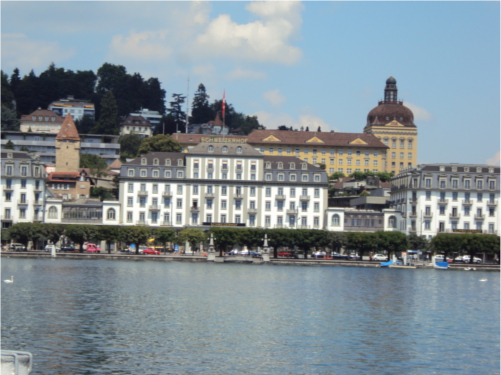
#> input picture lab2/slika1.JPG, 501 x 375 px
$ python zadatak.py
#> lines starting #> are read from the running program, lines starting #| are printed output that depends on the picture
import numpy as np
import cv2 as cv

MIN_MATCH_COUNT = 10

slika1 = cv.imread('slika1.JPG', 1)
#> slika1 is the input picture: shape (375, 501, 3); mean B, G, R 149.6, 143, 130.7
slika2 = cv.imread('slika2.JPG', 1)
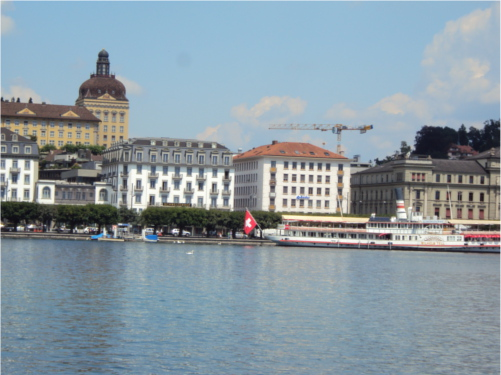
#> input picture lab2/slika2.JPG, 501 x 375 px
#> slika2 is the input picture: shape (375, 501, 3); mean B, G, R 162.2, 152.9, 137.6
slika3 = cv.imread('slika3.JPG', 1)
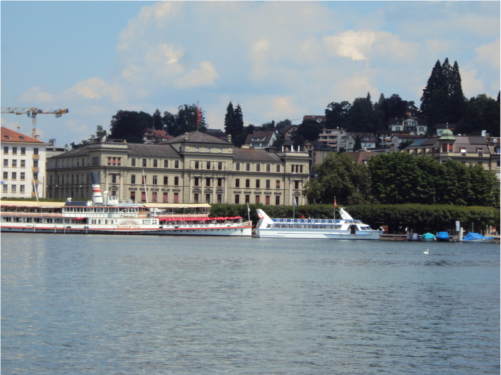
#> input picture lab2/slika3.JPG, 501 x 375 px
#> slika3 is the input picture: shape (375, 501, 3); mean B, G, R 146.2, 139.8, 129.1

# NAPOMENA: Zbog problema sa instalacijom odgovarajuce verzije openCV-a, koristio sam BRISK detektor
detector = cv.BRISK_create()

def findH(img1, img2):
    kp1, des1 = detector.detectAndCompute(img1, None)
    kp2, des2 = detector.detectAndCompute(img2, None)

    bf = cv.BFMatcher()
    matches = bf.knnMatch(des1, des2, k=2)

    good = []
    for m, n in matches:
        if m.distance < 0.7 * n.distance:
            good.append(m)

    if len(good) > MIN_MATCH_COUNT:
        src_pts = np.float32([kp1[m.queryIdx].pt for m in good]).reshape(-1, 1, 2)
        dst_pts = np.float32([kp2[m.trainIdx].pt for m in good]).reshape(-1, 1, 2)

        # findHomography
        M, mask = cv.findHomography(src_pts, dst_pts, cv.RANSAC, 5.0)
        matchesMask = mask.ravel().tolist()

    else:
        print("Not enough matches are found - {}/{}".format(len(good), MIN_MATCH_COUNT))
        matchesMask = None

    draw_params = dict(matchColor=(0, 255, 0),  # draw matches in green color
                       singlePointColor=None,
                       matchesMask=matchesMask,  # draw only inliers
                       flags=2)
    # img3 = cv.drawMatches(img1, kp1, img2, kp2, good, None, **draw_params)
    # cv.imshow("Output", img3)

    return M


def stichImages(img1, img2, M):
    result = cv.warpPerspective(img1, M, (img1.shape[1] + img2.shape[1], img1.shape[0] + 60))
    result[0:img2.shape[0], 0:img2.shape[1]] = img2

    return result


mat = findH(slika3, slika2)
#> in findH, `kp1, des1 = detector.detectAndCompute(img1, None)`: kp1 = 1837 keypoints; strongest (x, y, size): (259, 211, 19.4), (343, 213, 40), (406, 229, 12.2), (366, 225, 12.6)
#> in findH, `kp2, des2 = detector.detectAndCompute(img2, None)`: kp2 = 1898 keypoints; strongest (x, y, size): (173, 231, 14.2), (258, 235, 11.7), (151, 197, 24.8), (151, 182, 31)
#> in findH, `matches = bf.knnMatch(des1, des2, k=2)`: matches = 1837 matches
#> after the loop in findH, `for m, n in matches:`: good = 218 matches
#> in findH, `src_pts = np.float32([kp1[m.queryIdx].pt for m in good]).reshape(-1, 1..`: src_pts = 218 rows, first 8: [123, 110.1], [125.9, 110.3], [141.3, 111.4], [138, 111.8], [27.57, 113], [115.4, 113.3], [62.15, 113.9], [54.36, 114.8]
#> in findH, `dst_pts = np.float32([kp2[m.trainIdx].pt for m in good]).reshape(-1, 1..`: dst_pts = 218 rows, first 8: [428, 125.9], [430.7, 126.1], [446.2, 126.7], [442.8, 127.2], [332.9, 129.3], [420, 129.2], [366.9, 130], [359.1, 131]
#> in findH, `M, mask = cv.findHomography(src_pts, dst_pts, cv.RANSAC, 5.0)`: M = [[0.905, -0.00807, 306.5], [-0.0342, 0.982, 18.51], [-0.000196, -5.63e-06, 1]]; mask = 218 values, max 1 at index 0, min 0 at index 59, mean 0.963
#> in findH, `matchesMask = mask.ravel().tolist()`: matchesMask has the same summary as mask
#> in findH, `draw_params = dict(matchColor=(0, 255, 0),`: draw_params = 4 items
#> mat has the same summary as M in findH
res = stichImages(slika3, slika2, mat)
#> in stichImages, `result = cv.warpPerspective(img1, M, (img1.shape[1] + img2.shape[1], i..`:
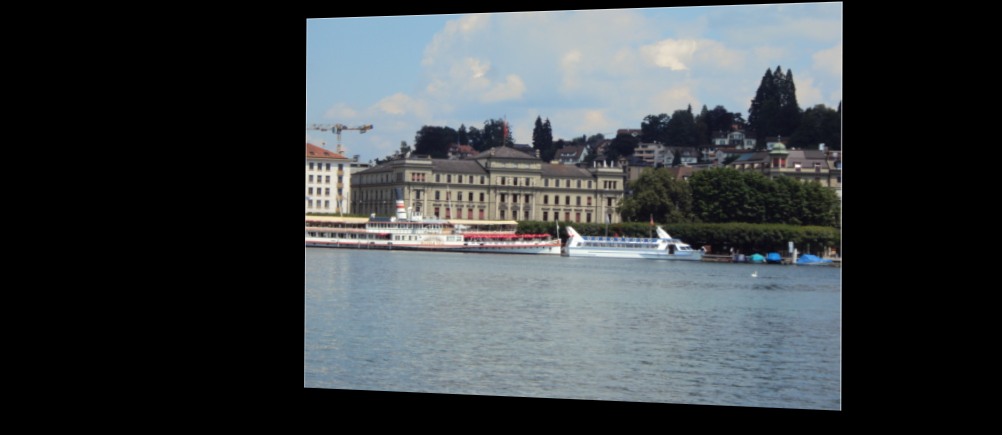
#> result: shape (435, 1002, 3); mean B, G, R 69.3, 66.3, 61.2
#> in stichImages, `result[0:img2.shape[0], 0:img2.shape[1]] = img2`:
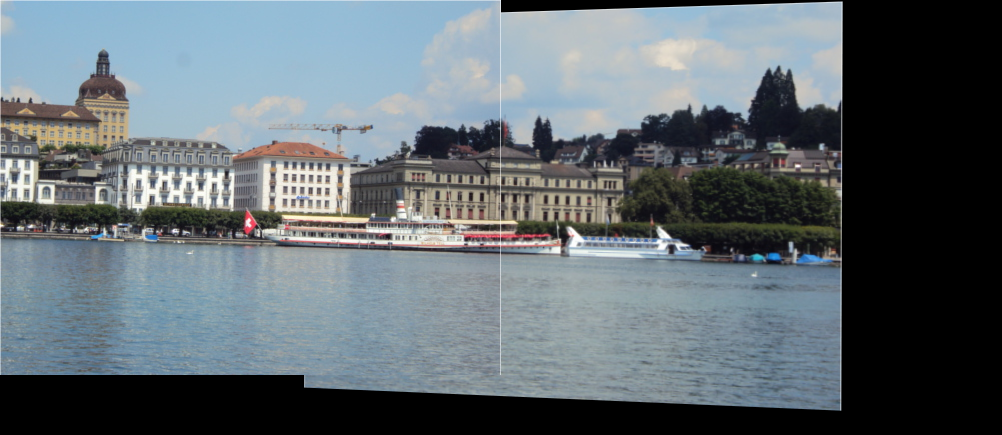
#> result: shape (435, 1002, 3); mean B, G, R 113.2, 107.4, 97.6

mat2 = findH(res, slika1)
#> in findH (call 2), `kp1, des1 = detector.detectAndCompute(img1, None)`: kp1 = 3249 keypoints; strongest (x, y, size): (840, 409, 13.3), (304, 386, 13), (173, 231, 14.2), (151, 197, 25)
#> in findH (call 2), `kp2, des2 = detector.detectAndCompute(img2, None)`: kp2 = 2356 keypoints; strongest (x, y, size): (475, 258, 14.9), (457, 258, 13.8), (441, 209, 31.3), (245, 247, 13.6)
#> in findH (call 2), `matches = bf.knnMatch(des1, des2, k=2)`: matches = 3249 matches
#> after the loop in findH (call 2), `for m, n in matches:`: good = 244 matches
#> in findH (call 2), `src_pts = np.float32([kp1[m.queryIdx].pt for m in good]).reshape(-1, 1..`: src_pts = 244 rows, first 8: [103.6, 65.74], [103.4, 72.91], [87.96, 90.81], [98.97, 90.56], [112.8, 91.47], [100.7, 97.07], [30.12, 99.35], [26.88, 101.6]
#> in findH (call 2), `dst_pts = np.float32([kp2[m.trainIdx].pt for m in good]).reshape(-1, 1..`: dst_pts = 244 rows, first 8: [391.4, 92.53], [391.2, 99.79], [375.9, 117.8], [386.9, 117.5], [400.6, 118.3], [389, 123], [318.6, 128.1], [316, 130]
#> mat2 = [[0.911, -0.00745, 289], [-0.0473, 0.967, 32.06], [-0.000174, -4.53e-05, 1]]
res2 = stichImages(res, slika1, mat2)
#> in stichImages (call 2), `result = cv.warpPerspective(img1, M, (img1.shape[1] + img2.shape[1], i..`:
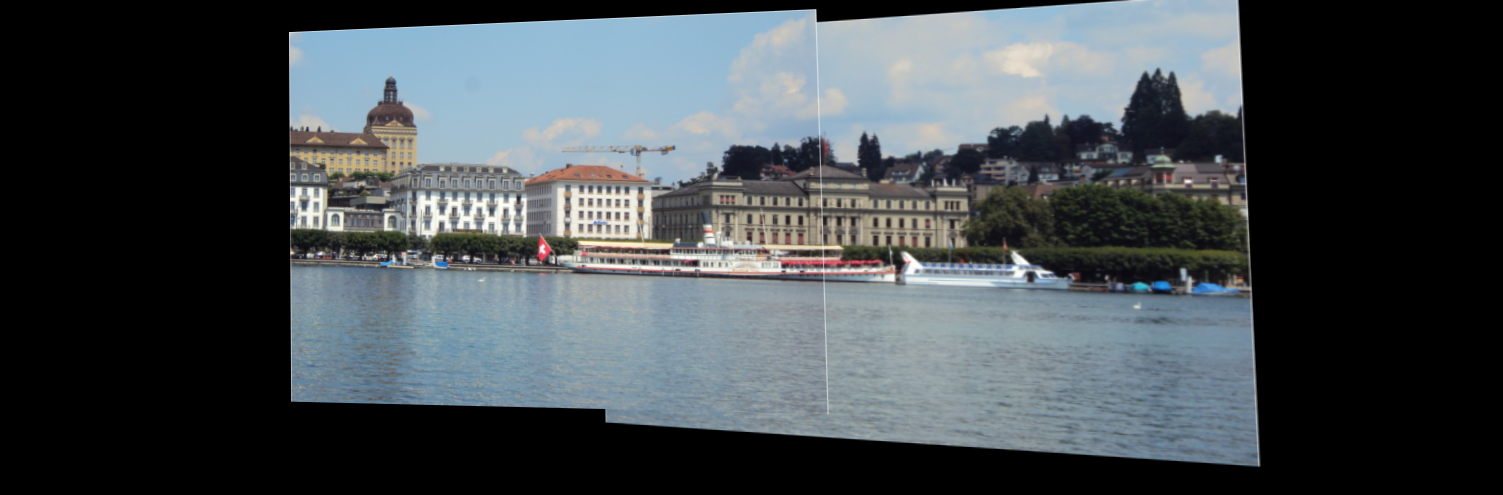
#> result: shape (495, 1503, 3); mean B, G, R 80.1, 76, 69.2
#> in stichImages (call 2), `result[0:img2.shape[0], 0:img2.shape[1]] = img2`:
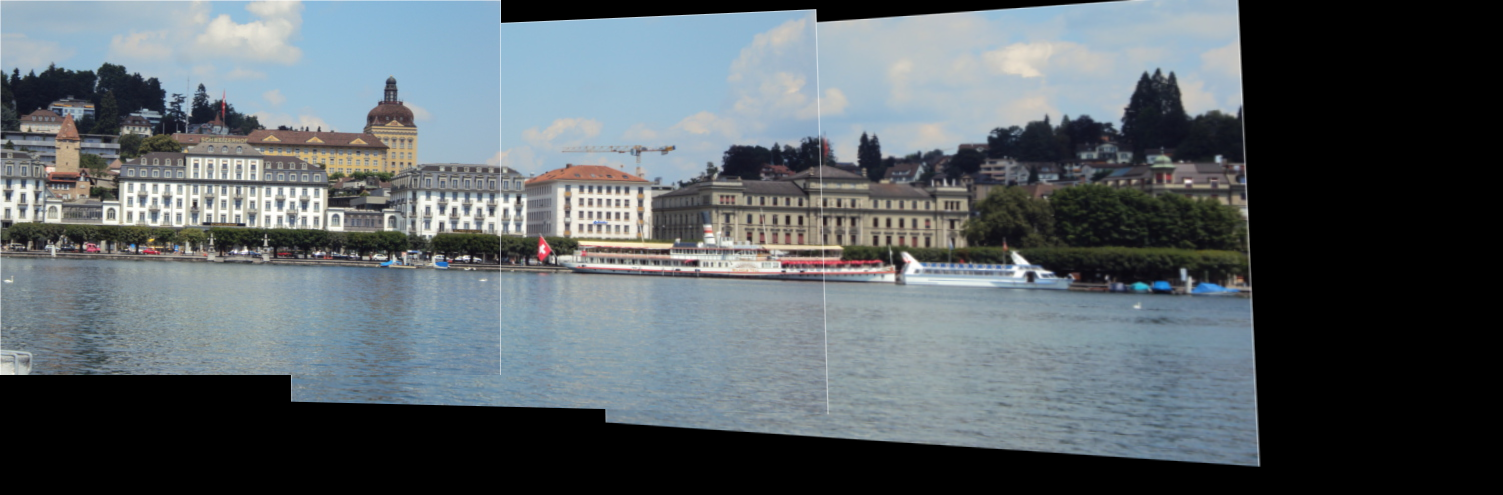
#> result: shape (495, 1503, 3); mean B, G, R 102.5, 97.6, 89.4

cv.imshow("Panorama", res2)
cv.imwrite("Panorama.jpg", res2)

cv.waitKey(0)
cv.destroyAllWindows()
